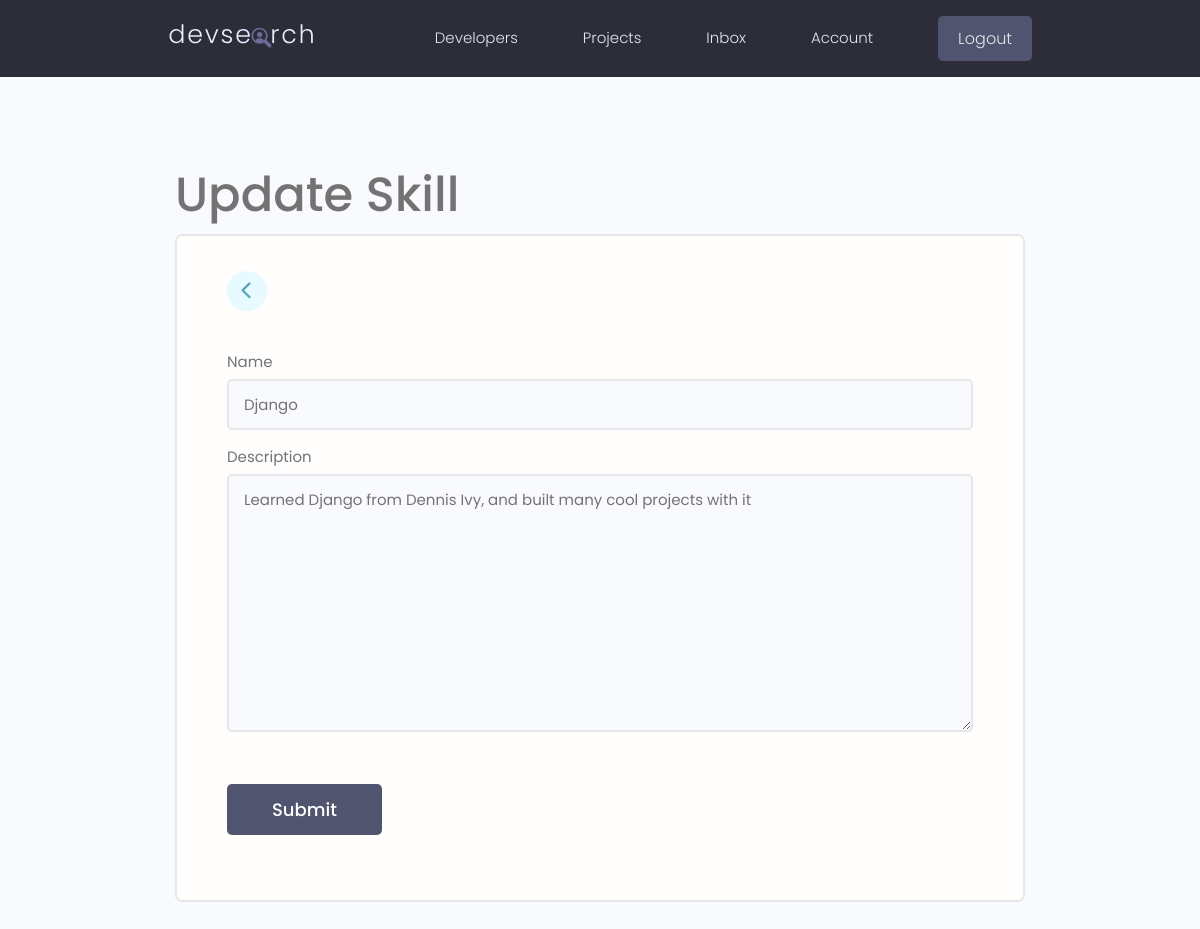
The app's page /update-skill/82498466-9541-4f77-873e-7b9810b34250/ (signed in) with its own data.
### users/models.py (models this page shows, shortened)
class Skill(models.Model):
    owner = models.ForeignKey(
        Profile, on_delete=models.CASCADE, null=True, blank=True)
    name = models.CharField(max_length=200, null=True, blank=True)
    description = models.TextField(null=True, blank=True)
    created = models.DateTimeField(auto_now_add=True)
    id = models.UUIDField(default=uuid.uuid4, unique=True,
                          primary_key=True, editable=False)

### users/views.py (the view)
# urls.py: path('update-skill/<str:pk>/', views.updateSkill, name='update-skill'),
@login_required(login_url='login')
def updateSkill(request, pk):
    profile = request.user.profile
    skill = profile.skill_set.get(id=pk)
    form = SkillForm(instance=skill)
    if request.method == 'POST':
        form = SkillForm(request.POST, instance=skill)
        if form.is_valid():
            form.save()
            messages.success(request, 'Skill was updated')
            return redirect('user-account')
    context = {'form': form, 'action': 'Update'}
    return render(request, 'users/skill-form.html', context)

### users/forms.py
class SkillForm(ModelForm):
    class Meta:
        model = Skill
        fields = '__all__'
        exclude = ['owner']
    def __init__(self, *args, **kwargs):
        super(SkillForm, self).__init__(*args, **kwargs)
        for k, v in self.fields.items():
            v.widget.attrs.update({'class': 'input'})

### users/templates/users/skill-form.html (shortened to what this page needs)
{% extends 'main.html' %}
{% block body %}
    <main class="formPage my-xl">
        <div class="content-box">
            <h1>{{action}} Skill</h1>
            <div class="formWrapper">
                <a class="backButton" href="{% url 'user-account' %}"><i class="fa-solid fa-chevron-left"></i></a>
                <br>
                <form class="form" method="POST">
                    {% for field in form %}
                    <div class="form__field">
                        <label for="formInput#text">{{field.label}}</label>
                        {{field}}
                    </div>
                    {% endfor %}
                    <input class="btn btn--sub btn--lg  my-md" type="submit" value="Submit" />
                </form>
            </div>
        </div>
    </main>
{% endblock %}

### static/styles/app.css (style rules this page uses)
:root { --color-sub: #2d2d39; }
.btn--sub { background-color: var(--color-sub-light); }
.content-box { width: 95%; max-width: 85rem; margin: 0 auto; }
.backButton { background: var(--color-main-light); color: var(--color-main); width: 4rem; height: 4rem; display: flex; align-items: center; justify-content: center; border-radius: 50%; }
.backButton i { font-size: 1.8rem; }
.formPage .formWrapper { list-style: none; background: var(--color-white); padding: 3.5rem 5rem; border: 2px solid var(--color-light); border-radius: 0.7rem; }

### static/uikit/styles/modules/_variables.css (style rules this page uses)
:root { --color-main: #5aa5b9; --color-main-light: #e6faff; --color-sub: #3f4156; --color-sub-light: #51546e; --color-sub-lighter: #ededfd; --color-text: #737373; --color-gray: #8b8b8b; --color-light: #e5e7eb; --color-light-gray: #767676; --color-bg: #f8fafd; --color-white: #fffefd; --color-white-light: #f3f3f3; --color-success: #359e64; --color-success-bg: #def8e8; --color-error: #fc4b0b; --color-error-bg: #fff2ee; --font-base: 'Poppins', arial, helvetica, 'Segoe UI', roboto, ubuntu, sans-serif; --font-monospace: 'Fira Code', 'Courier New', courier, monospace; --font-regular: 300; --font-medium: 500; --font-bold: 700; --generic-shadow: 1px 1px 5px #00000010; --generic-transition: all 0.3s ease-in-out; }

### static/uikit/styles/modules/_base.css (style rules this page uses)
* { margin: 0; padding: 0; box-sizing: border-box; text-rendering: optimizeLegibility; color: inherit; font-size: inherit; }
html { font-size: 50%; }
@media only screen and (min-width: 480px) { html { font-size: 56.25%; } }
@media only screen and (min-width: 1200px) { html { font-size: 62.5%; } }
body { line-height: 1.6; font-weight: 400; font-size: 1.5rem; color: var(--color-text); background-color: var(--color-bg); min-height: 100vh; }

### static/uikit/styles/modules/_typography.css (style rules this page uses)
* { font-family: var(--font-base); }
h1 { font-size: 4.8rem; font-weight: var(--font-medium); }
a { padding-bottom: 2px; text-decoration: none; display: inline-block; color: var(--color-main); font-weight: var(--font-medium); }

### static/uikit/styles/modules/_utilities.css (style rules this page uses)
.my-md { margin: 3rem auto; }
.my-xl { margin: 8rem auto; }

### static/uikit/styles/modules/_button.css (style rules this page uses)
.btn { display: inline-block; position: relative; cursor: pointer; background-color: var(--color-light); font-weight: var(--font-medium); color: var(--color-sub); text-decoration: none; padding: 1rem 2rem; border-radius: 0.5rem; border: none; width: -webkit-fit-content; width: -moz-fit-content; width: fit-content; height: -webkit-fit-content; height: -moz-fit-content; height: fit-content; font-size: 1.6rem; outline-width: 0; outline-color: transparent; -webkit-backface-visibility: hidden; backface-visibility: hidden; transition: all 0.3s ease-in-out; }
.btn--sub { background-color: var(--color-sub); color: var(--color-white); }
.btn--lg { font-size: 1.8rem; padding: 1.2rem 4.5rem; }

### static/uikit/styles/modules/_form.css (style rules this page uses)
.form { display: block; }
.form__field { margin-top: 1.5rem; margin-bottom: 1.5rem; }
.form__label, .form__field > label { display: block; margin-bottom: 0.5rem; color: var(--color-text); }
input.input[type='text'], input.input[type='email'], input.input[type='password'], input.input[type='number'], textarea.input { min-width: 24rem; width: 100%; padding: 1.2rem 1.5rem; border-radius: 0.5rem; border: 2px solid var(--color-light); transition: all 0.3s ease-in-out; background-color: var(--color-bg); }

### records on screen
Skill: form "Django" "Learned Django from Dennis Ivy, and built many cool projects with it"

### other values on screen
{{ action }} "Update"
{{ field.label }} "Name" "Description"
